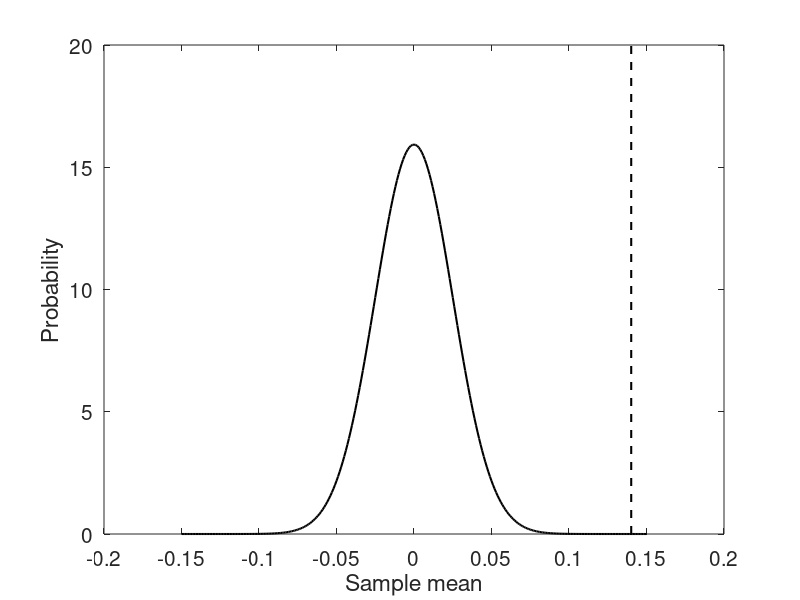
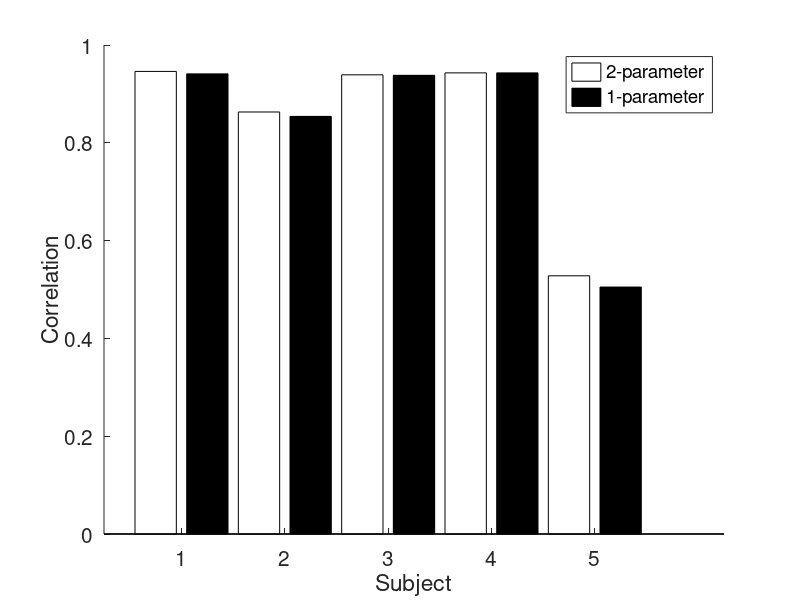
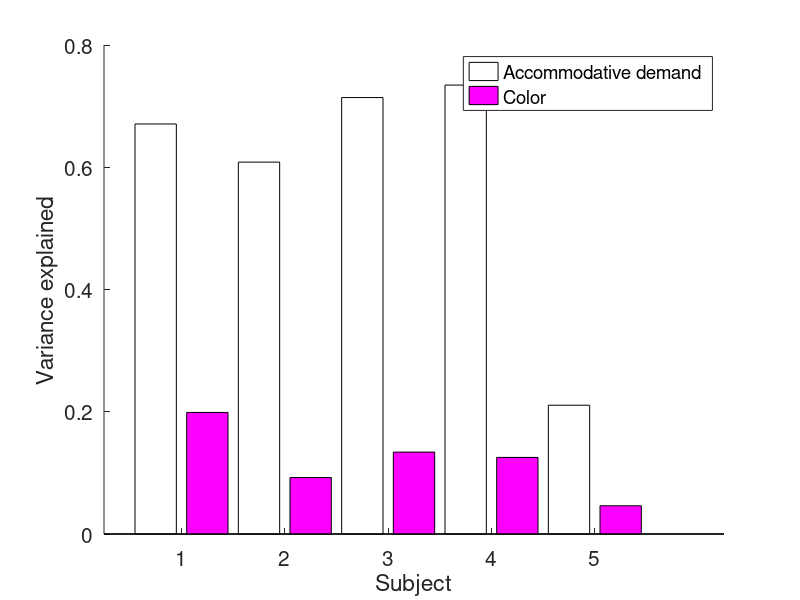
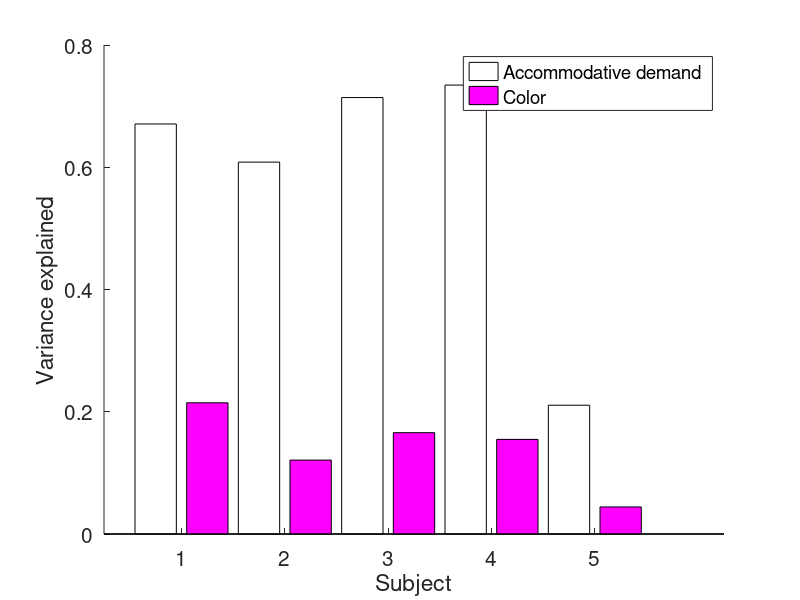

Reproduce these figures in MATLAB, in order. (Note: this script raises an error after producing the figures.)
%% ACTUAL POWER ANALYSIS

addVarExplClr = [0.2147 0.1209 0.1658 0.1548 0.0443];

%% JUST CHECKING EXPRESSION FOR STD ERROR OF THE MEAN

for i = 1:10000
    smpAddVar = randsample(addVarExplClr,5,true);
    muSmpAddVar(i) = mean(smpAddVar);
end

xSupport = -0.15:0.001:0.15;
pMu = normpdf(xSupport,0,std(muSmpAddVar));

figure;
plot(xSupport,pMu,'k','LineWidth',1.5); hold on;
plot(mean(muSmpAddVar).*[1 1],ylim,'k--','LineWidth',1.5);
set(gca,'FontSize',15);
xlabel('Sample mean'); ylabel('Probability');

%% COMPARE TWO-PARAMETER VS ONE-PARAMETER COLOR MODELS

twoParamR2 = [0.946 0.863 0.939 0.943 0.528];

oneParamR2 = [0.941 0.854 0.938 0.943 0.505];

figure;
hold on;
bar([1 3 5 7 9],twoParamR2,0.4,'FaceColor','w');
bar([2 4 6 8 10],oneParamR2,0.4,'FaceColor','k');
set(gca,'FontSize',15);
xlabel('Subject'); ylabel('Correlation');
set(gca,'XTick',[1.5 3.5 5.5 7.5 9.5]);
set(gca,'XTickLabel',{'1' '2' '3' '4' '5'});
legend({'2-parameter' '1-parameter'});

%%

varColor = [0.1989 0.0924 0.1340 0.1253 0.0462];

varAccStim = [0.6708 0.6084 0.7140 0.7344 0.2107];

figure;
hold on;
bar([1 3 5 7 9],varAccStim,0.4,'FaceColor','w');
bar([2 4 6 8 10],varColor,0.4,'FaceColor','m');
set(gca,'FontSize',15);
xlabel('Subject'); ylabel('Variance explained');
set(gca,'XTick',[1.5 3.5 5.5 7.5 9.5]);
set(gca,'XTickLabel',{'1' '2' '3' '4' '5'});
legend({'Accommodative demand' 'Color'});

%%

varColor = [0.1989 0.0924 0.1340 0.1253 0.0462];

varAccStim = [0.6708 0.6084 0.7140 0.7344 0.2107];

figure;
hold on;
bar([1 3 5 7 9],varAccStim,0.4,'FaceColor','w');
bar([2 4 6 8 10],addVarExplClr,0.4,'FaceColor','m');
set(gca,'FontSize',15);
xlabel('Subject'); ylabel('Variance explained');
set(gca,'XTick',[1.5 3.5 5.5 7.5 9.5]);
set(gca,'XTickLabel',{'1' '2' '3' '4' '5'});
legend({'Accommodative demand' 'Color'});

%% COMPARE WEIGHTING MODEL AND SWITCHING MODEL

% weightingModelRho = [0.946 0.863 0.939 0.943 0.528 0.971 0.853];
% switchingModelRho = [0.901 0.799 0.905 0.925 0.51  0.943 0.835];
% 
% 
% figure;
% hold on;
% bar([1 3 5 7 9 11 13],weightingModelRho.^2,0.4,'FaceColor','w');
% bar([2 4 6 8 10 12 14],switchingModelRho.^2,0.4,'FaceColor','k');
% set(gca,'FontSize',15);
% xlabel('Subject'); ylabel('Variance Explained');
% set(gca,'XTick',[1.5 3.5 5.5 7.5 9.5 11.5 13.5]);
% set(gca,'XTickLabel',{'1' '2' '3' '4' '5' '6' '7'});
% legend({'Weighting' 'Switching'});

sn = [18 23 24 26 11 16 17 21];
rhoSwitchAll = [];
rhoFullAll = [];
rhoNoColorAll = [];
weightsRBSall = [];
rhoColorAll = [];
rhoColorSwitchAll = [];
dAll = [];
aicSwitchAll = [];
aicLinAll = [];
aicNoColorAll = [];
weightsRBSciAll = [];

for i = 1:length(sn)
    [d, wS, rbThreshold, rhoSwitch, rhoColorSwitch, aicSwitch] = ARCnlz_linearSwitching(sn(i),false);
    rhoSwitchAll(i) = rhoSwitch;
    rhoColorSwitchAll(i) = rhoColorSwitch;
    dAll(i) = d;
    aicSwitchAll(i) = aicSwitch;
    display(['Done with subject ' num2str(i)]);
end

for i = 1:length(sn)
    [weightsRBS1_x, weightsRBS1_y, rhoFull, rhoNoColor, rhoColor, aicLin, aicNoColor, weightsRBSci] = ARCnlz_linearModelnobias(sn(i),false,1000);
    rhoFullAll(i) = rhoFull;
    rhoNoColorAll(i) = rhoNoColor;
    weightsRBSall(i,:) = weightsRBS1_x;
    rhoColorAll(i) = rhoColor;
    aicLinAll(i) = aicLin;
    aicNoColorAll(i) = aicNoColor;
    weightsRBSciAll(:,:,i) = weightsRBSci;
    display(['Done with subject ' num2str(i)]);
end

%% PLOT WEIGHTS

figure;
set(gcf,'Position',[262 314 1239 594]);
for i = 1:size(weightsRBSall,1)
    weightsRBSciTmp = squeeze(weightsRBSciAll(:,:,i));
    subplot(2,4,i);
    hold on;
    bar(1,weightsRBSall(i,1),'FaceColor','r');
    plot([1 1],[weightsRBSciTmp(1,1) weightsRBSciTmp(2,1)],'k-');
    bar(2,weightsRBSall(i,2),'FaceColor','b');
    plot([2 2],[weightsRBSciTmp(1,2) weightsRBSciTmp(2,2)],'k-');
    bar(3,weightsRBSall(i,3),'FaceColor','k');
    plot([3 3],[weightsRBSciTmp(1,3) weightsRBSciTmp(2,3)],'k-');
    set(gca,'XTick',[1 2 3]);
    set(gca,'XTickLabel',{'w_R' 'w_B' 'w_S'});
    title('Weights');
    set(gca,'FontSize',20);
    ylim(1.*[-1.1 1.1]);
    axis square;
end

Rscale = [1 1 1 1 1.27 1.27 1.27 1.27];
figure;
set(gca,'FontSize',15);
hold on;
plot([0 0.33],[0 1],'k--');
for i = 1:length(dAll)
    plot(dAll(i),Rscale(i)*weightsRBSall(i,1)-weightsRBSall(i,2),'ko','MarkerSize',10,'MarkerFaceColor','w');
    text(dAll(i)+0.05,Rscale(i)*weightsRBSall(i,1)-weightsRBSall(i,2),['S' num2str(i)]);
end
axis square;
xlabel('d'); ylabel('w_R - w_B');
xlim([0 1]); ylim([0 1]);

%% PLOT VARIANCE EXPLAINED COMPARISONS

figure;
hold on;
bar([1 4 7 10 13 16 19 22],rhoFullAll.^2,0.3,'FaceColor','w');
bar([2 5 8 11 14 17 20 23],rhoSwitchAll.^2,0.3,'FaceColor',[0.5 0.5 0.5]);
bar([3 6 9 12 15 18 21 24],rhoNoColorAll.^2,0.3,'FaceColor','k');
set(gca,'FontSize',15);
xlabel('Subject'); ylabel('Variance Explained');
set(gca,'XTick',[1.5 4.5 7.5 10.5 13.5 16.5 19.5 22.5]);
set(gca,'XTickLabel',{'1' '2' '3' '4' '5' '6' '7' '8'});
legend({'Weighting' 'Switching' 'No color'});

figure;
hold on;
bar([1 4 7 10 13 16 19 22],aicLinAll,0.3,'FaceColor','w');
bar([2 5 8 11 14 17 20 23],aicSwitchAll,0.3,'FaceColor',[0.5 0.5 0.5]);
bar([3 6 9 12 15 18 21 24],aicNoColorAll,0.3,'FaceColor','k');
set(gca,'FontSize',15);
xlabel('Subject'); ylabel('AIC');
set(gca,'XTick',[1.5 4.5 7.5 10.5 13.5 16.5 19.5 22.5]);
set(gca,'XTickLabel',{'1' '2' '3' '4' '5' '6' '7' '8'});
legend({'Weighting' 'Switching' 'No color'});

%% PLOT VARIANCE EXPLAINED BY COLOR COMPARISONS

figure;
hold on;
bar([1 3 5 7 9 11],rhoColorAll.^2,0.4,'FaceColor','m');
bar([2 4 6 8 10 12],rhoColorSwitchAll.^2,0.4,'FaceColor',[0.5 0 0.5]);
set(gca,'FontSize',15);
xlabel('Subject'); ylabel('Variance Explained');
set(gca,'XTick',[1.5 3.5 5.5 7.5 9.5 11.5]);
set(gca,'XTickLabel',{'1' '2' '3' '4' '5' '6'});
legend({'Weighting' 'Switching'});

%% COMPARE WEIGHTS

redWeights = [0.7076 0.1043 0.3660 0.4499 0.2045 0.4052 0.2148];
blueWeights = [-0.2690 -0.4902 -0.2788 -0.3552 -0.0726 -0.2039 -0.1898];

%% COMPARE WITH AND WITHOUT BIAS TERM

sn = [17 11 16 19 21 23 24 25];
rhoFullAllnobias = [];
rhoFullBias = [];

for i = 1:length(sn)
    [weightsRBS1_xNoBias, weightsRBS1_yNoBias, rhoFull, rhoNoColor, rhoColor] = ARCnlz_linearModelnobias(sn(i),false);
    rhoFullAllnobias(i) = rhoFull;
    display(['Done with subject ' num2str(i)]);
end

for i = 1:length(sn)
    [weightsRBS1_x, weightsRBS1_y, rhoFull, rhoNoColor, rhoColor] = ARCnlz_linearModel(sn(i),false);
    rhoFullAllBias(i) = rhoFull;
    display(['Done with subject ' num2str(i)]);
end

%% PLOT VARIANCE EXPLAINED WITH AND WITHOUT BIAS TERM

figure;
hold on;
bar([1 3 5 7 9 11 13 15],rhoFullAllBias.^2,0.4,'FaceColor','k');
bar([2 4 6 8 10 12 14 16],rhoFullAllnobias.^2,0.4,'FaceColor','w');
set(gca,'FontSize',15);
xlabel('Subject'); ylabel('Variance Explained');
set(gca,'XTick',[1.5 3.5 5.5 7.5 9.5 11.5 13.5 15.5]);
set(gca,'XTickLabel',{'1' '2' '3' '4' '5' '6' '7' '8'});
legend({'With bias' 'No bias'});

%% COMPARE 3-PARAMETER AND 2-PARAMETER MODELS

sn = [18 23 24 26 11 16 17 21];
rhoFullAll = [];
rhoNoColorAll = [];
weightsRBSall = [];
rhoColorAll = [];

for i = 1:length(sn)
    [weightsRBS1_x, weightsRBS1_y, rhoFull, rhoNoColor, rhoColor] = ARCnlz_linearModelnobias(sn(i),false);
    rhoFullAll(i) = rhoFull;
    rhoNoColorAll(i) = rhoNoColor;
    weightsRBSall(i,:) = weightsRBS1_x;
    rhoColorAll(i) = rhoColor;
    display(['Done with subject ' num2str(i)]);
end

save('/home/ben/Documents/ARchroma/params2paramModel','rhoFullAll','rhoNoColorAll','weightsRBSall');

%% COMPARE PARAMETERS FROM ALL TRIALS VS RANDOM ONLY TRIALS

load('/Users/benchin/Documents/ARchroma/cache/paramsAll.mat');
rhoFullAllAll = rhoFullAll;
weightsRBSallAll = weightsRBSall;
load('/Users/benchin/Documents/ARchroma/cache/paramsRandom.mat');
rhoFullAllRandom = rhoFullAll;
weightsRBSallRandom = weightsRBSall;

figure;
set(gcf,'Position',[318 247 1135 708]);
subplot(2,2,1);
set(gca,'FontSize',15);
hold on;
plot(rhoFullAllAll,rhoFullAllRandom,'ko','MarkerSize',10);
plot([0 1],[0 1],'k--');
xlabel('All trials'); ylabel('Random trials only'); title('Correlation');
axis square;
subplot(2,2,2);
set(gca,'FontSize',15);
hold on;
plot(weightsRBSallAll(:,3),weightsRBSallRandom(:,3),'ko','MarkerSize',10);
plot([0 1],[0 1],'k--');
xlabel('All trials'); ylabel('Random trials only'); title('Gain');
axis square;
subplot(2,2,3);
set(gca,'FontSize',15);
hold on;
plot([0 1],[0 1],'k--');
plot(weightsRBSallAll(:,1),weightsRBSallRandom(:,1),'ro','MarkerSize',10,'MarkerFaceColor','w');
xlabel('All trials'); ylabel('Random trials only'); title('Red weight');
axis square;
subplot(2,2,4);
set(gca,'FontSize',15);
hold on;
plot([-1 0],[-1 0],'k--');
plot(weightsRBSallAll(:,2),weightsRBSallRandom(:,2),'bo','MarkerSize',10,'MarkerFaceColor','w');
xlabel('All trials'); ylabel('Random trials only'); title('Blue weight');
axis square;

%% COMPARE 3-PARAMETER MODEL WITH 2-PARAMETER MODEL

load('/home/ben/Documents/ARchroma/params3paramModel.mat');
rhoFullAll3param = rhoFullAll;
weightsRBSall3param = weightsRBSall;
rhoNoColorAll3param = rhoNoColorAll;
load('/home/ben/Documents/ARchroma/params2paramModel.mat');
rhoFullAll2param = rhoFullAll;
weightsRBSall2param = weightsRBSall;
rhoNoColorAll2param = rhoNoColorAll;

figure;
hold on;
bar([1 4 7 10 13 16 19 22],rhoFullAll3param.^2,0.3,'FaceColor','w');
bar([2 5 8 11 14 17 20 23],rhoFullAll2param.^2,0.3,'FaceColor',[0.7 0.7 0.7]);
bar([3 6 9 12 15 18 21 24],rhoNoColorAll2param.^2,0.3,'FaceColor',[0 0 0]);
set(gca,'FontSize',15);
xlabel('Subject'); ylabel('Variance explained');
set(gca,'XTick',[2 5 8 11 14 17 20 23]);
set(gca,'XTickLabel',{'1' '2' '3' '4' '5' '6' '7' '8'});
legend({'3-parameter' '2-parameter' 'No color'});

figure;
set(gcf,'Position',[251 387 1120 420]);
set(gca,'FontSize',15);
subplot(1,2,1);
hold on;
plot(weightsRBSall2param(:,1),weightsRBSall3param(:,1),'ro','MarkerSize',10);
plot([0 1],[0 1],'k--');
xlabel('2-param ratio'); ylabel('3-param w_R');
axis square;
subplot(1,2,2);
hold on;
plot(weightsRBSall2param(:,1),weightsRBSall3param(:,2),'bo','MarkerSize',10);
plot([-0.1 1],[0.1 -1],'k--');
xlabel('2-param ratio'); ylabel('3-param w_B');
axis square;

figure;
hold on;
bar([1 3 5 7 9 11 13 15],rhoFullAll2param.^2,0.4,'FaceColor','w');
bar([2 4 6 8 10 12 14 16],rhoNoColorAll2param.^2,0.4,'FaceColor','k');
set(gca,'FontSize',15);
xlabel('Subject'); ylabel('Variance explained');
set(gca,'XTick',[1.5 3.5 5.5 7.5 9.5 11.5 13.5 15.5]);
set(gca,'XTickLabel',{'1' '2' '3' '4' '5' '6' '7' '8'});
legend({'With color' 'No color'});

figure;
bar(1:8,rhoFullAll2param.^2 - rhoNoColorAll2param.^2,0.4,'FaceColor','w');
set(gca,'FontSize',15);
xlabel('Subject'); ylabel('Variance explained due to color');
set(gca,'XTick',1:9);
set(gca,'XTickLabel',{'1' '2' '3' '4' '5' '6' '7' '8'});
